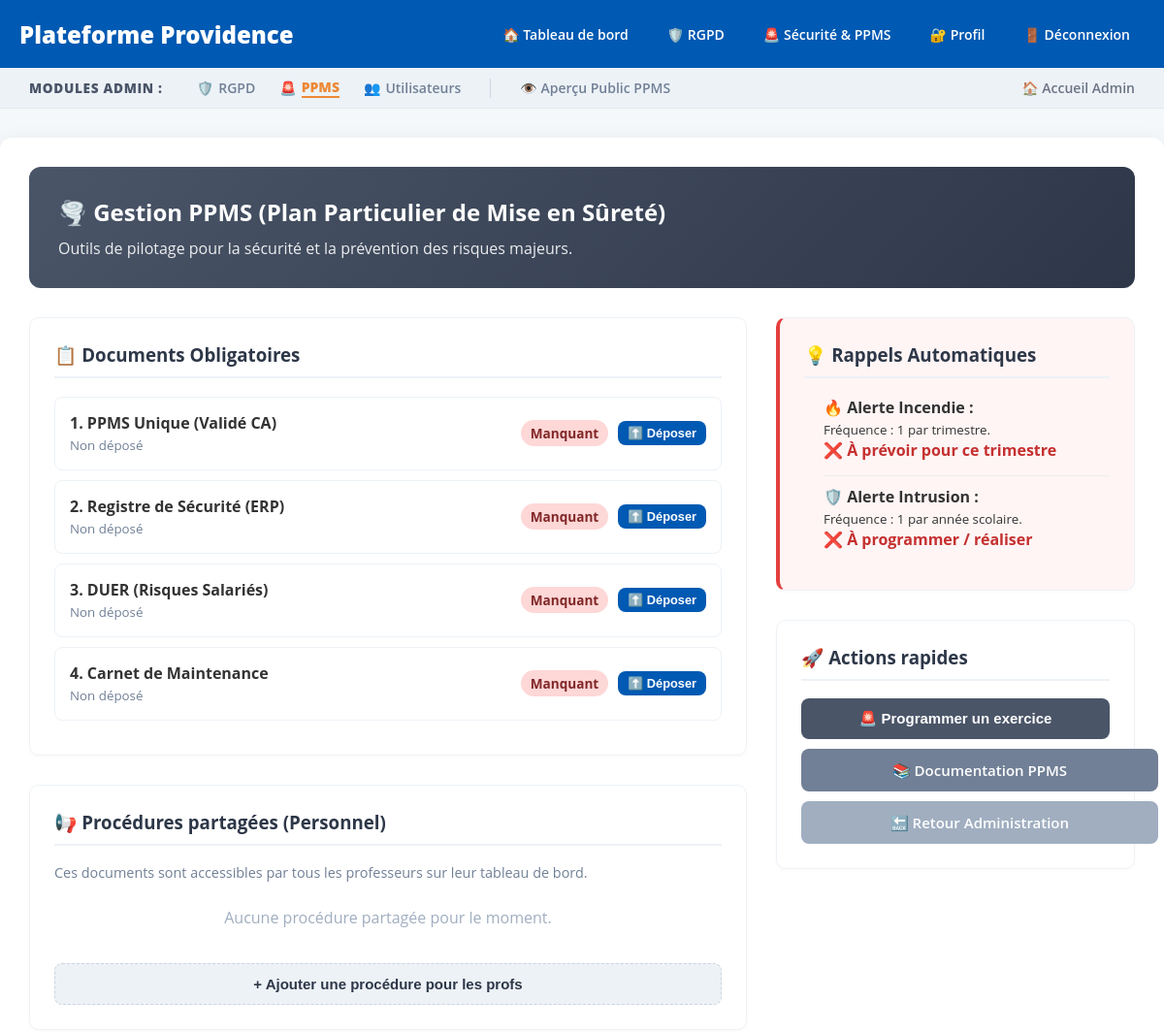
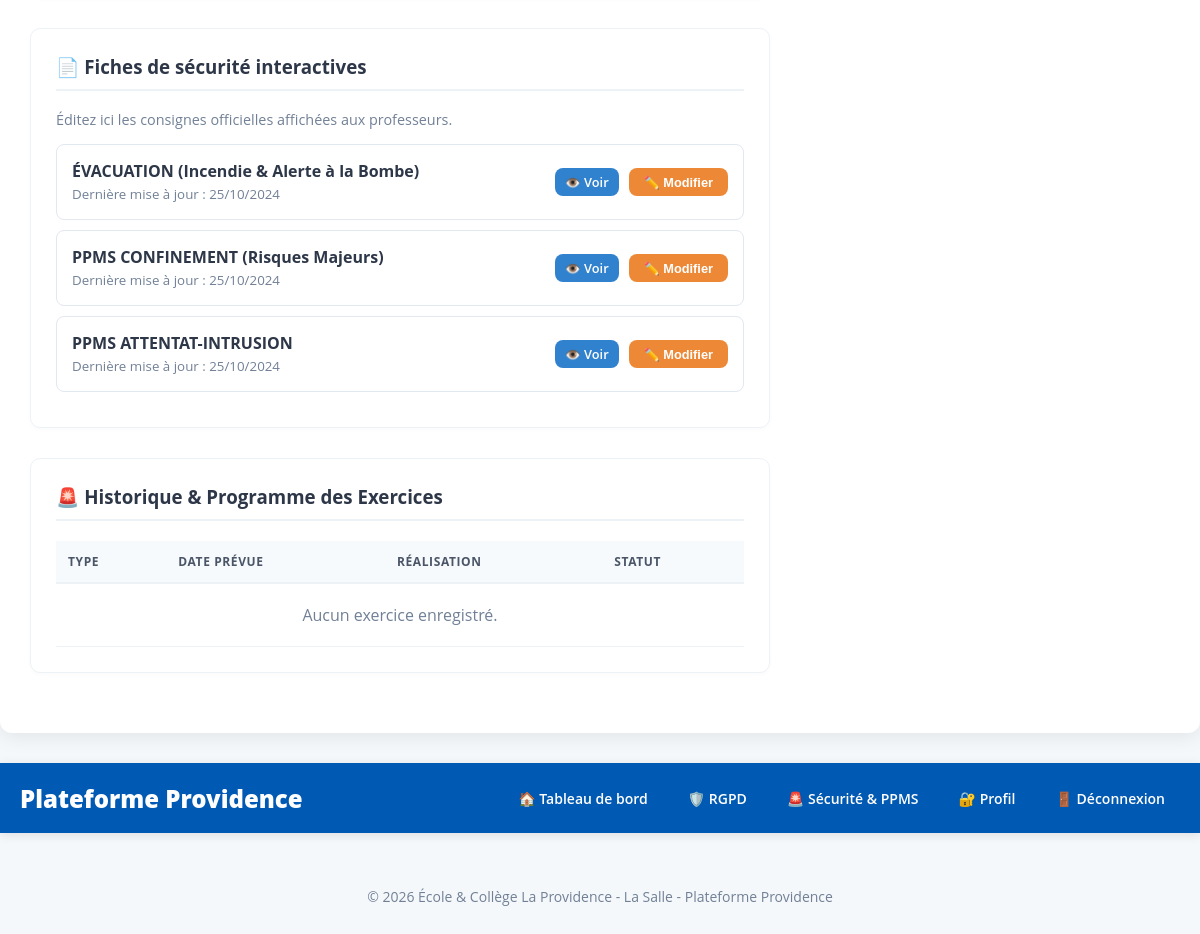
The page /admin/ppms_dashboard.php (signed in) on the database its author committed (2 pictures, top to bottom).
### tables this page shows
CREATE TABLE IF NOT EXISTS ppms_fiches (
    id INT AUTO_INCREMENT PRIMARY KEY,
    type ENUM('evacuation', 'confinement', 'attentat') NOT NULL,
    titre VARCHAR(255) NOT NULL,
    entete TEXT,
    signal_sonore TEXT,
    alerte_msg TEXT,
    consignes_1 TEXT,  
    consignes_2 TEXT,  
    divers TEXT,       
    last_update VARCHAR(50)
);

### admin/ppms_dashboard.php (the view, shortened to what this page needs)
<?php
include("../includes/config.php");
$docs = $pdo->query("SELECT * FROM ppms_documents")->fetchAll(PDO::FETCH_UNIQUE|PDO::FETCH_ASSOC);
$exercices = $pdo->query("SELECT * FROM ppms_exercices ORDER BY date_prevue DESC")->fetchAll();
$procedures = $pdo->query("SELECT * FROM ppms_procedures ORDER BY date_publication DESC")->fetchAll();
$fiches = $pdo->query("SELECT * FROM ppms_fiches")->fetchAll(PDO::FETCH_ASSOC);
$fireThisTrimester = false;
$intrusionThisYear = false;
?>
<!DOCTYPE html>
<html lang="fr">
<head>
    <link rel="stylesheet" href="../assets/css/style.css?v=1.1">
</head>
<body>
    <?php include("../includes/header.php"); ?>
    <?php include("../includes/admin_nav.php"); ?>
    <div class="container">
        <div class="welcome-header" style="background: linear-gradient(135deg, #4a5568, #2d3748);">
            <h2>🌪️ Gestion PPMS (Plan Particulier de Mise en Sûreté)</h2>
            <p>Outils de pilotage pour la sécurité et la prévention des risques majeurs.</p>
        </div>
        <div class="ppms-grid">
            <div class="left-col">
                <div class="section">
                    <h3>📋 Documents Obligatoires</h3>
                    <?php
                    $mandatoryDocs = [
                        'PPMS_Unique' => '1. PPMS Unique (Validé CA)',
                        'Registre_Securite' => '2. Registre de Sécurité (ERP)',
                        'DUER' => '3. DUER (Risques Salariés)',
                        'Carnet_Maintenance' => '4. Carnet de Maintenance'
                    ];
                    foreach ($mandatoryDocs as $key => $label):
                        $doc = $docs[$key] ?? null;
                    ?>
                        <div class="doc-item">
                            <div>
                                <strong><?php echo $label; ?></strong><br>
                                <small style="color: #718096;">
                                    <?php echo $doc ? "Mis à jour le " . date('d/m/Y', strtotime($doc['date_upload'])) : "Non déposé"; ?>
                                </small>
                            </div>
                            <div style="display: flex; gap: 10px; align-items: center;">
                                <?php if ($doc): ?>
                                    <span class="status-badge status-<?php echo $doc['statut']; ?>">
                                        <?php echo str_replace('_', ' ', $doc['statut']); ?>
                                    </span>
                                    <a href="<?php echo $doc['chemin_fichier']; ?>" target="_blank" class="btn" style="padding: 5px 10px; font-size: 0.8em; background: #718096;">👁️ Voir</a>
                                <?php else: ?>
                                    <span class="status-badge status-Manquant">Manquant</span>
                                <?php endif; ?>
                                <button onclick="openUploadModal('<?php echo $key; ?>')" class="btn" style="padding: 5px 10px; font-size: 0.8em;">⬆️ Déposer</button>
                            </div>
                        </div>
                    <?php endforeach; ?>
                </div>
                <div class="section">
                    <h3>📢 Procédures partagées (Personnel)</h3>
                    <p style="font-size: 0.9em; color: #718096; margin-bottom: 15px;">Ces documents sont accessibles par tous les professeurs sur leur tableau de bord.</p>
                    <?php if (empty($procedures)): ?>
                        <p style="text-align: center; color: #a0aec0; padding: 10px;">Aucune procédure partagée pour le moment.</p>
                    <?php endif; ?>
                    <button onclick="document.getElementById('modalProcedure').style.display='block'" class="btn" style="width: 100%; margin-top: 10px; background: #edf2f7; color: #2d3748; border: 1px dashed #cbd5e0;">+ Ajouter une procédure pour les profs</button>
                </div>
                <div class="section">
                    <h3>📄 Fiches de sécurité interactives</h3>
                    <p style="font-size: 0.9em; color: #718096; margin-bottom: 15px;">Éditez ici les consignes officielles affichées aux professeurs.</p>
                    <?php foreach ($fiches as $f): ?>
                        <div class="fiche-editor-card">
                            <div>
                                <strong style="color: #2d3748;"><?php echo $f['titre']; ?></strong><br>
                                <small style="color: #718096;">Dernière mise à jour : <?php echo $f['last_update']; ?></small>
                            </div>
                            <div style="display: flex; gap: 10px;">
                                <a href="../ppms_view.php" target="_blank" class="btn" style="padding: 5px 10px; font-size: 0.8em; background: #3182ce;">👁️ Voir</a>
                                <button onclick='openFicheModal(<?php echo htmlspecialchars(json_encode($f), ENT_QUOTES, "UTF-8"); ?>)' class="btn" style="padding: 5px 15px; font-size: 0.8em; background: #ed8936;">✏️ Modifier</button>
                            </div>
                        </div>
                    <?php endforeach; ?>
                </div>
                <div class="section">
                    <h3>🚨 Historique & Programme des Exercices</h3>
                    <table style="width: 100%; border-collapse: collapse;">
                        <thead>
                            <tr style="background: #f7fafc; text-align: left;">
                                <th style="padding: 12px; border-bottom: 2px solid #edf2f7;">Type</th>
                                <th style="padding: 12px; border-bottom: 2px solid #edf2f7;">Date prévue</th>
                                <th style="padding: 12px; border-bottom: 2px solid #edf2f7;">Réalisation</th>
                                <th style="padding: 12px; border-bottom: 2px solid #edf2f7;">Statut</th>
                            </tr>
                        </thead>
                        <tbody>
                            <?php if (empty($exercices)): ?>
                                <tr><td colspan="4" style="text-align:center; padding: 20px; color: #718096;">Aucun exercice enregistré.</td></tr>
                            <?php endif; ?>
                        </tbody>
                    </table>
                </div>
            </div>
            <div class="right-col">
                <div class="section" style="background: <?php echo (!$fireThisTrimester || !$intrusionThisYear) ? '#fff5f5' : '#f0fff4'; ?>; border-left: 4px solid <?php echo (!$fireThisTrimester || !$intrusionThisYear) ? '#e53e3e' : '#38a169'; ?>;">
                    <h3>💡 Rappels Automatiques</h3>
                    <ul style="padding-left: 20px; list-style-type: none;">
                        <li style="margin-bottom: 15px;">
                            <strong>🔥 Alerte Incendie :</strong><br>
                            <small>Fréquence : 1 par trimestre.</small><br>
                            <?php if ($fireThisTrimester): ?>
                                <strong style="color: #2f855a;">✅ Effectué ce trimestre</strong>
                            <?php else: ?>
                                <strong style="color: #c53030;">❌ À prévoir pour ce trimestre</strong>
                            <?php endif; ?>
                        </li>
                        <hr style="border: 0; border-top: 1px solid #eee; margin: 10px 0;">
                        <li style="margin-bottom: 15px;">
                            <strong>🛡️ Alerte Intrusion :</strong><br>
                            <small>Fréquence : 1 par année scolaire.</small><br>
                            <?php if ($intrusionThisYear): ?>
                                <strong style="color: #2f855a;">✅ Effectué cette année</strong>
                            <?php else: ?>
                                <strong style="color: #c53030;">❌ À programmer / réaliser</strong>
                            <?php endif; ?>
                        </li>
                    </ul>
                </div>
                <div class="section">
                    <h3>🚀 Actions rapides</h3>
                    <button onclick="document.getElementById('modalExercice').style.display='block'" class="btn" style="width: 100%; margin-bottom: 10px; background: #4a5568;">🚨 Programmer un exercice</button>
                    <a href="ppms_documentation.php" class="btn" style="width: 100%; margin-bottom: 10px; background: #718096;">📚 Documentation PPMS</a>
                    <a href="index.php" class="btn" style="width: 100%; background: #a0aec0;">🔙 Retour Administration</a>
                </div>
            </div>
        </div>
    </div>
    <?php include("../includes/header.php"); ?>
    <?php include("../includes/footer.php"); ?>
</body>
</html>

### assets/css/style.css (style rules this page uses)
body { font-family: "Open Sans", Arial, sans-serif; background-color: #f5f8fa; margin: 0; padding: 0; color: #333; }
.container { max-width: 1200px; margin: 30px auto; padding: 30px; background: white; border-radius: 12px; box-shadow: 0 4px 20px rgba(0, 0, 0, 0.08); }
button, .btn { display: inline-block; width: auto; background-color: #0059b2; color: white; border: none; padding: 12px 25px; border-radius: 8px; cursor: pointer; font-weight: 600; font-size: 15px; transition: filter 0.3s, transform 0.2s; text-decoration: none; text-align: center; }
.section { margin-bottom: 30px; padding: 25px; background: #ffffff; border: 1px solid #edf2f7; border-radius: 10px; box-shadow: 0 2px 4px rgba(0, 0, 0, 0.02); }
.section h3 { margin-top: 0; color: #2d3748; border-bottom: 2px solid #edf2f7; padding-bottom: 10px; }
.welcome-header { background: linear-gradient(135deg, #0059b2, #0076e4); color: white; padding: 30px; border-radius: 12px; margin-bottom: 30px; }
.welcome-header h2 { margin: 0; }
.welcome-header p { margin: 10px 0 0 0; opacity: 0.9; }
table { width: 100%; border-collapse: separate; border-spacing: 0; margin-top: 20px; }
table th { background-color: #f7fafc; color: #4a5568; font-weight: 700; text-transform: uppercase; font-size: 12px; letter-spacing: 0.05em; padding: 15px; border-bottom: 2px solid #edf2f7; text-align: left; }
table td { padding: 15px; border-bottom: 1px solid #edf2f7; }

### admin/ppms_dashboard.php (style rules this page uses)
.ppms-grid { display: grid; grid-template-columns: 2fr 1fr; gap: 30px; }
.doc-item { padding: 15px; background: white; border-radius: 8px; border: 1px solid #edf2f7; display: flex; justify-content: space-between; align-items: center; margin-bottom: 10px; }
.status-badge { padding: 4px 10px; border-radius: 20px; font-size: 0.85em; font-weight: bold; }
.status-Manquant { background: #fed7d7; color: #822727; }
.fiche-editor-card { border: 1px solid #e2e8f0; border-radius: 8px; padding: 15px; margin-bottom: 10px; display: flex; justify-content: space-between; align-items: center; background: white; }

### rows shown on the page
ppms_fiches: titre "ÉVACUATION (Incendie & Alerte à la Bombe)", last_update "25/10/2024"
ppms_fiches: titre "PPMS CONFINEMENT (Risques Majeurs)", last_update "25/10/2024"
ppms_fiches: titre "PPMS ATTENTAT-INTRUSION", last_update "25/10/2024"

### other values the page prints
$label "1. PPMS Unique (Validé CA)"
$label "2. Registre de Sécurité (ERP)"
$label "3. DUER (Risques Salariés)"
$label "4. Carnet de Maintenance"
